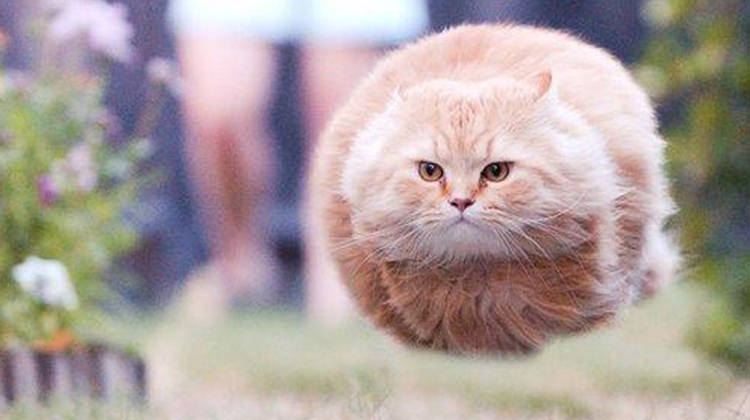
#> input picture input.jpeg, 750 x 420 px
$ jupyter execute Main.ipynb
#> lines starting #> are read from the running program, lines starting #| are printed output that depends on the picture
# Simple Convolution Image Processing

[cell 1]
import PIL
from PIL import Image
import numpy as np

Import the image and turn it into greyscale

[cell 2]
input = Image.open('input.jpeg')
#> input is the input picture: PIL image 750x420 RGB; mean R, G, B 172.3, 159.4, 157.3
greyscale = input.convert('L')
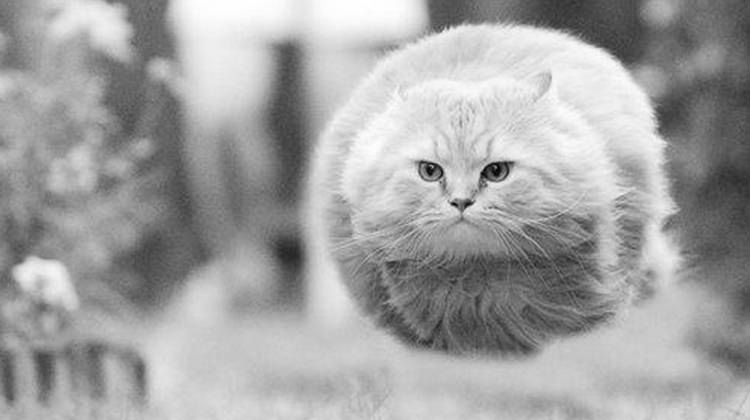
#> greyscale: PIL image 750x420 L; min 1, max 255, mean 163
pixels = np.array(greyscale)

Initialize filter

[cell 3]
#Edge Detection filter
filterSize = 3
filter = np.full((filterSize,filterSize),-1, dtype = float)
filter[1,1]=10

Add paddings to the image so that the size of the image stays the same after the filter is applied

[cell 4]
rows = np.shape(pixels)[0]+2*(filterSize-1)
#> rows = 424
columns = np.shape(pixels)[1]+2*(filterSize-1)
#> columns = 754
padded = np.zeros((rows,columns),dtype = float)
#print(np.shape(padded))

x = filterSize - 1
y = filterSize - 1
padded[x:x+pixels.shape[0],y:y+pixels.shape[1]]= pixels
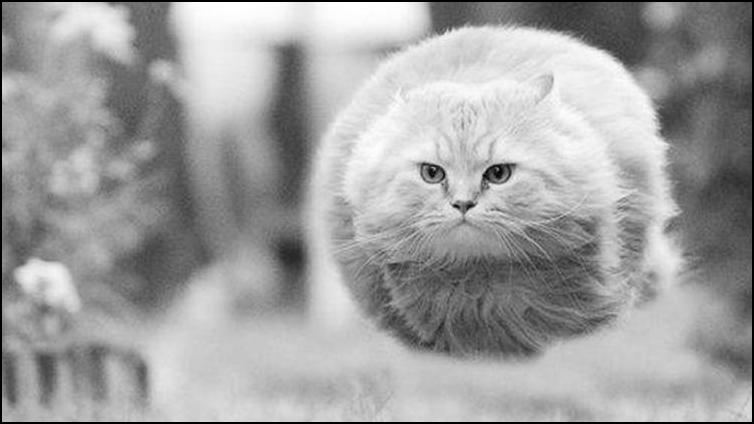
#> padded: shape (424, 754) float64; min 0, max 255, mean 160.6

Apply the filter to the image

[cell 5]
a = filterSize
b = filterSize
part = padded[:a,:b]
#> part = [[0, 0, 0], [0, 0, 0], [0, 0, 121]]
output = []
for y in range(0, np.shape(padded)[0]-filterSize +1):
    part = padded[y:a+y,:b]
    for x in range(0, np.shape(padded)[1]-filterSize+1):
        part = padded[y:a+y, x:x+b]
        dot = np.sum(np.multiply(part, filter))
        output.append(dot)
#> this loop made 422 passes
#> after the loop, output = 317344 items
#print(len(output))
output = np.reshape(np.asarray(output),(np.shape(padded)[0]-filterSize+1,np.shape(padded)[1]-filterSize+1))
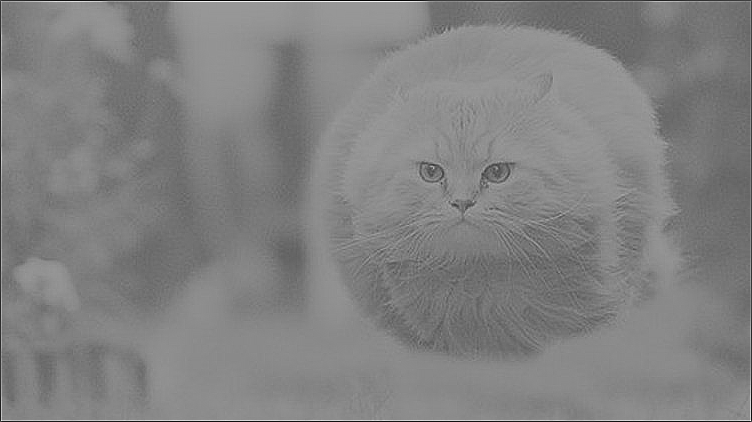
#> output: shape (422, 752) float64; min -765, max 1377, mean 323.7; drawn with min black and max white
#print(output)
im = Image.fromarray(output)
im.show()
